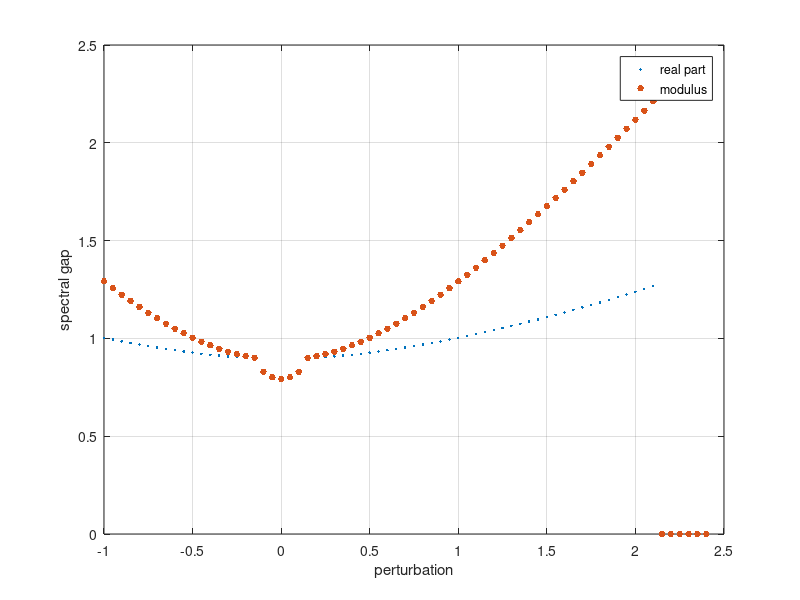

This figure's MATLAB source:
clc;
close all;
clear all;

%% golden search results for quadratic

% % % for real part res = 100 but in range a \in -0.7, 0.7
% eeExt = [-0.751515 -0.751386 -0.751427 -0.751378 -0.751432 -0.75137 -0.498847 -0.751317 -0.751342 -0.751071 -0.751267 -0.751316 -0.751325 -0.725682 -0.621289 -0.575891 -0.546702 -0.526218 -0.512738 -0.505008 -0.502478 -0.505005 -0.512753 -0.526217 -0.546596 -0.576166 -0.62127 -0.725714 -0.75135 -0.751298 -0.751319 -0.751708 -0.751351 -0.745088 -0.75135 -0.751438 -0.751394 -0.751425 -0.751527 -0.751348 ];
% eeExt = -eeExt;
% % for modulus, res =100, but in range a \in -1., 1.
% eeExtMod = [1.0013 0.976675 0.952681 0.929413 0.90695 0.885351 0.498847 0.844879 0.826183 0.808353 0.79215 0.777048 0.763268 0.725682 0.621289 0.575891 0.546702 0.526218 0.512738 0.505008 0.502478 0.505005 0.512753 0.526217 0.546596 0.576166 0.62127 0.725714 0.763288 0.777045 0.79219 0.808863 0.826202 0.843709 0.864636 0.8854 0.907028 0.929491 0.952812 0.976578];
% aaExt = -1.:0.05:0.95;

%% golden search results bistable
eeExt = abs([-1.00298 -0.993865 -0.985053 -0.976554 -0.968379 -0.960542 -0.953055 -0.945934 -0.939195 -0.932856 -0.926937 -0.921453 -0.916442 -0.911918 -0.907909 -0.904446 -0.901557 -0.899274 -0.830009 -0.800627 -0.792554 -0.800627 -0.830009 -0.899274 -0.901557 -0.904445 -0.907909 -0.911918 -0.916443 -0.921458 -0.926937 -0.932856 -0.939195 -0.945934 -0.953055 -0.960542 -0.968379 -0.976554 -0.985053 -0.993865 -1.00305 -1.01248 -1.02219 -1.03217 -1.04242 -1.05293 -1.06369 -1.07471 -1.08596 -1.09745 -1.10917 -1.12112 -1.1333 -1.14569 -1.1583 -1.17112 -1.18415 -1.19738 -1.21082 -1.22446 -1.23829 -1.25232 -1.26654 -4.12268e-15 -4.18879e-15 -2.1491e-15 6.40549e-15 5.74006e-13 1.97183e-19]);
eeExtMod = [1.29119 1.25708 1.22397 1.19192 1.16102 1.13132 1.10292 1.07588 1.05031 1.02628 1.00389 0.983236 0.964426 0.947538 0.932671 0.919913 0.909347 0.901046 0.830009 0.800627 0.792554 0.800627 0.830009 0.901046 0.909347 0.919913 0.932671 0.947538 0.964427 0.983243 1.00389 1.02628 1.05031 1.07588 1.10292 1.13132 1.16102 1.19192 1.22397 1.25708 1.29106 1.32612 1.36208 1.39886 1.43644 1.47476 1.51379 1.55349 1.59382 1.63476 1.67627 1.71833 1.76091 1.804 1.84757 1.89161 1.9361 1.98102 2.02636 2.0721 2.11824 2.16476 2.21166 4.12268e-15 4.18879e-15 2.1491e-15 6.40549e-15 5.74006e-13 1.97183e-19 ];
aaExt = -1.:0.05:2.4;

%% plotting 
plot(aaExt, eeExt, '.', aaExt, eeExtMod, '.', 'markersize', 15);
legend 'real part' 'modulus'
xlabel 'perturbation'
ylabel 'spectral gap'
grid on;